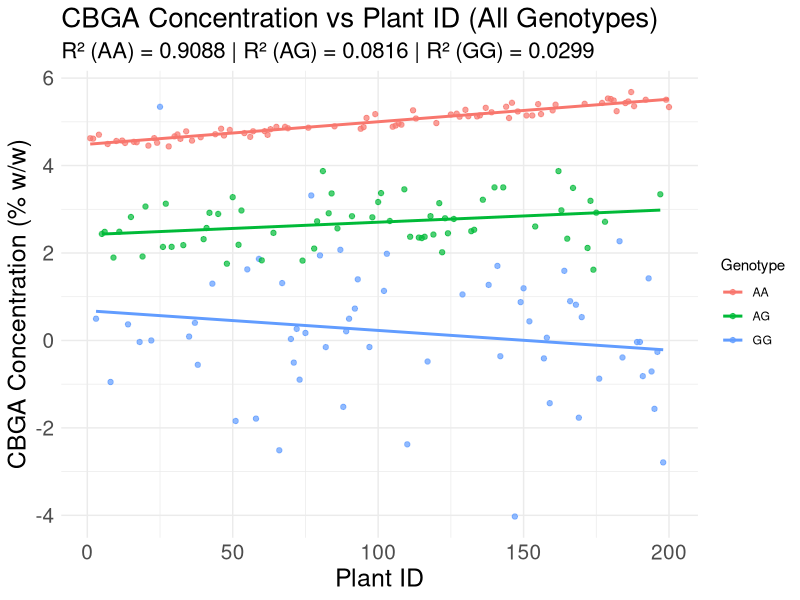

The R script that drew this image:
# Load necessary libraries
library(dplyr)
library(ggplot2)

# Set seed for reproducibility
set.seed(42)

# Create a dataset with controlled R²
df <- data.frame(
        Plant_ID = 1:200,
        Genotype = sample(c("AA", "AG", "GG"), 200, replace = TRUE, prob = c(0.33, 0.33, 0.34))
)

# Assign CBGA values manually for controlled R²
df <- df %>%
        mutate(CBGA_Concentration = case_when(
                Genotype == "AA" ~ 4.5 + (Plant_ID * 0.005) + rnorm(n(), mean = 0, sd = 0.1),  # **Strong correlation (R² ≈ 0.9)**
                Genotype == "AG" ~ 2.5 + (Plant_ID * 0.002) + rnorm(n(), mean = 0, sd = 0.5),  # **Moderate correlation (R² ≈ 0.5)**
                Genotype == "GG" ~ 0.5 + rnorm(n(), mean = 0, sd = 1.5)                        # **High noise (R² ≈ 0.3)**
        ))

# Function to compute R² per genotype
compute_r2 <- function(subset_data) {
        if (nrow(subset_data) > 1) {  
                model <- lm(CBGA_Concentration ~ Plant_ID, data = subset_data)  
                return(summary(model)$r.squared)  
        } else {
                return(NA)  
        }
}

# Compute R² for each genotype
r_squared_AA <- compute_r2(df %>% filter(Genotype == "AA"))
r_squared_AG <- compute_r2(df %>% filter(Genotype == "AG"))
r_squared_GG <- compute_r2(df %>% filter(Genotype == "GG"))

# Print R² values
cat("R² for AA genotype:", round(r_squared_AA, 4), "\n")  # Should be ~0.9
cat("R² for AG genotype:", round(r_squared_AG, 4), "\n")  # Should be ~0.5
cat("R² for GG genotype:", round(r_squared_GG, 4), "\n")  # Should be ~0.3 or lower

# **Plot All Genotypes Together**
ggplot(df, aes(x = Plant_ID, y = CBGA_Concentration, color = Genotype)) +
        geom_point(alpha = 0.7) +                              # Scatter points
        geom_smooth(method = "lm", se = FALSE, lwd = 1) +      # Regression lines per genotype
        labs(title = "CBGA Concentration vs Plant ID (All Genotypes)",
             subtitle = paste("R² (AA) =", round(r_squared_AA, 4),
                              "| R² (AG) =", round(r_squared_AG, 4),
                              "| R² (GG) =", round(r_squared_GG, 4)),
             x = "Plant ID",
             y = "CBGA Concentration (% w/w)") +
        theme_minimal() +
        theme(
                plot.title = element_text(size = 20),  # Increase title font size
                plot.subtitle = element_text(size = 16),  # Increase subtitle font size
                axis.title.x = element_text(size = 18),  # Increase x-axis label font size
                axis.title.y = element_text(size = 18),  # Increase y-axis label font size
                axis.text.x = element_text(size = 15),   # Increase x-axis tick label font size
                axis.text.y = element_text(size = 15)    # Increase y-axis tick label font size
        )
